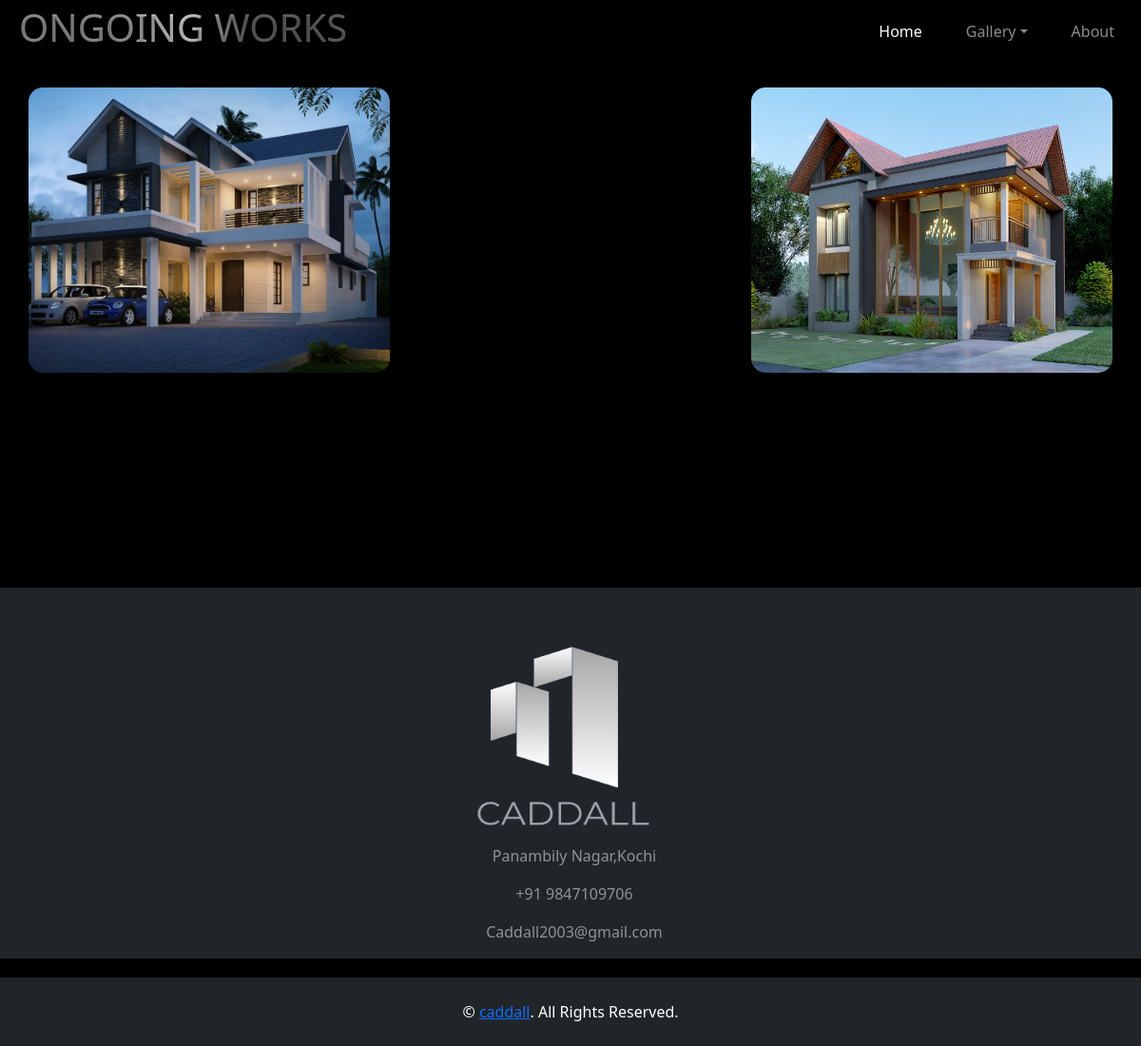
/incomplete/, run on an earlier commit of the app's database.
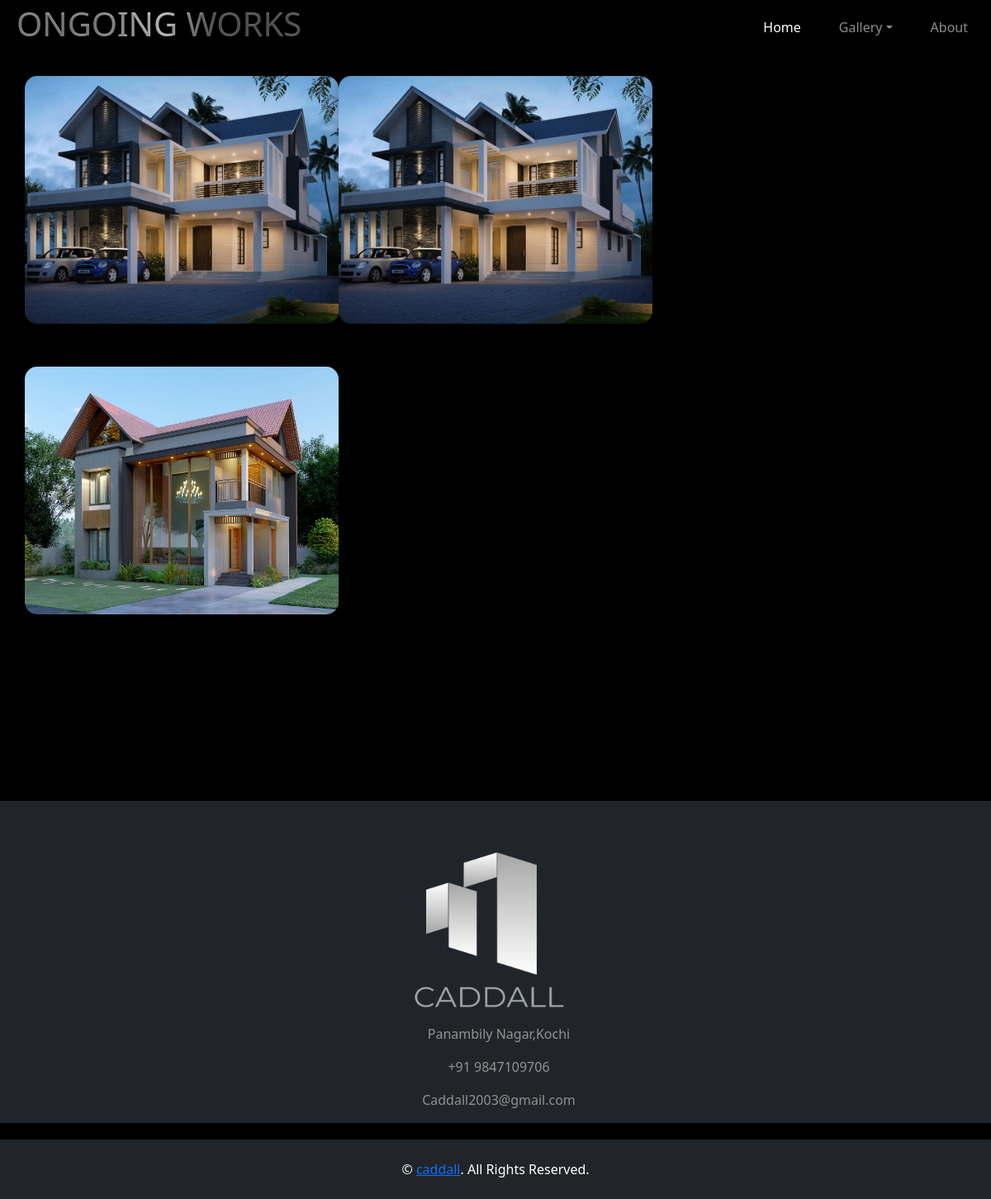
And on a later commit of the database.
### cadapp/models.py (models this page shows, shortened)
class  Incomplete(models.Model):
    photo = models.ImageField(upload_to='gallery', blank=True, null=True)
    photo1 = models.ImageField(upload_to='gallery', blank=True, null=True)
    photo2 = models.ImageField(upload_to='gallery', blank=True, null=True)
    photooptional = models.ImageField(upload_to='gallery', blank=True, null=True)
    photooptional1 = models.ImageField(upload_to='gallery', blank=True, null=True)
    photooptional2 = models.ImageField(upload_to='gallery', blank=True, null=True)
    picture=models.ImageField(upload_to='gallery')
    heading=models.CharField(max_length=700)
    place=models.CharField(max_length=500)
    created_at = models.DateTimeField(auto_now_add=True)

### cadapp/views.py (the view)
# urls.py: path('incomplete/', views.incomplete, name='incomplete'),
def incomplete(request):
    ongoing=Incomplete.objects.all().order_by('-created_at')
    context={'ongoing_list':ongoing}
    return render(request,'incomplete.html',context)

### templates/incomplete.html (shortened to what this page needs)
{% load static %}
<!DOCTYPE html>
<html lang="en">
<head>
    <link href="https://cdn.jsdelivr.net/npm/bootstrap@5.3.3/dist/css/bootstrap.min.css" rel="stylesheet">
    <link rel="stylesheet" href="{% static 'style1.css' %}">
</head>
<body>
<div class="sticky-top bg-dark bg-light-radial shadow-sm px-0">
    <nav class="navbar navbar-expand-lg  navbar-dark py-3 py-lg-0 mx-0">
        <div class="container-fluid">
            <a href="#" class="navbar-brand">
                <h1 class="steel-text">ONGOING WORKS</h1>
            </a>
            <div class="collapse navbar-collapse" id="navbarCollapse">
                <div class="navbar-nav ms-auto py-0">
                    <a href="{% url 'credential:index' %}" class="nav-item nav-link active">Home</a>
                    <div class="nav-item dropdown">
                        <a href="#" class="nav-link dropdown-toggle" data-bs-toggle="dropdown">Gallery</a>
                    </div>
                    <a href="{% url 'credential:about' %}" class="nav-item nav-link">About</a>
                </div>
            </div>
        </div>
    </nav>
</div>
<div class="container">
    <div class="row ">
        {% for ongoing in ongoing_list %}
        {% if ongoing.photo or completed.photo1 or ongoing.photo2 or ongoing.photooptional or ongoing.photooptional1 or ongoing.photooptional2 %}
        <div class="content-area col-md-4 col-sm-6 mb-3 mt-3">
           <div class="single-content">
                <img src="{{ongoing.picture.url}}" alt="">
            </div>
        </div>
        {% else %}
        <div class="content-area col-md-4 col-sm-6 mb-3 mt-3">
           <div class="single-content">
                <img src="{{ongoing.picture.url}}" alt="">
            </div>
        </div>
        {% endif %}
        {% endfor %}
    </div>
</div>
<div class="footer container-fluid position-relative bg-dark bg-light-radial text-white-50 py-6 px-5 text-center" style="margin-top:200px;">
        <div class="row">
                <a href="index.html" class="navbar-brand" style="margin-top:60px;">
                    <img src="/static/img/caddallnew4.png" alt="Icon" class="icon" style="width:200px;height:200px;margin-bottom:10px;margin-right:10px;">
                </a>
                <p>Panambily Nagar,Kochi</p>
                <p>+91 9847109706</p>
                <p>Caddall2003@gmail.com</p>
            </div>
        </div>
    <div class="container-fluid bg-dark bg-light-radial text-white px-0" style="margin-top:20px;">
        <div class="d-flex flex-column flex-md-row justify-content-center">
            <div class="py-4 px-5 text-center text-md-start">
                <p class="mb-0 ">&copy; <a class="text-primary" href="#"> caddall</a>. All Rights Reserved.</p>
            </div>
        </div>
    </div>
</body>
</html>

What changed in the data, as far as the page shows it:
added Incomplete: picture (picture)
